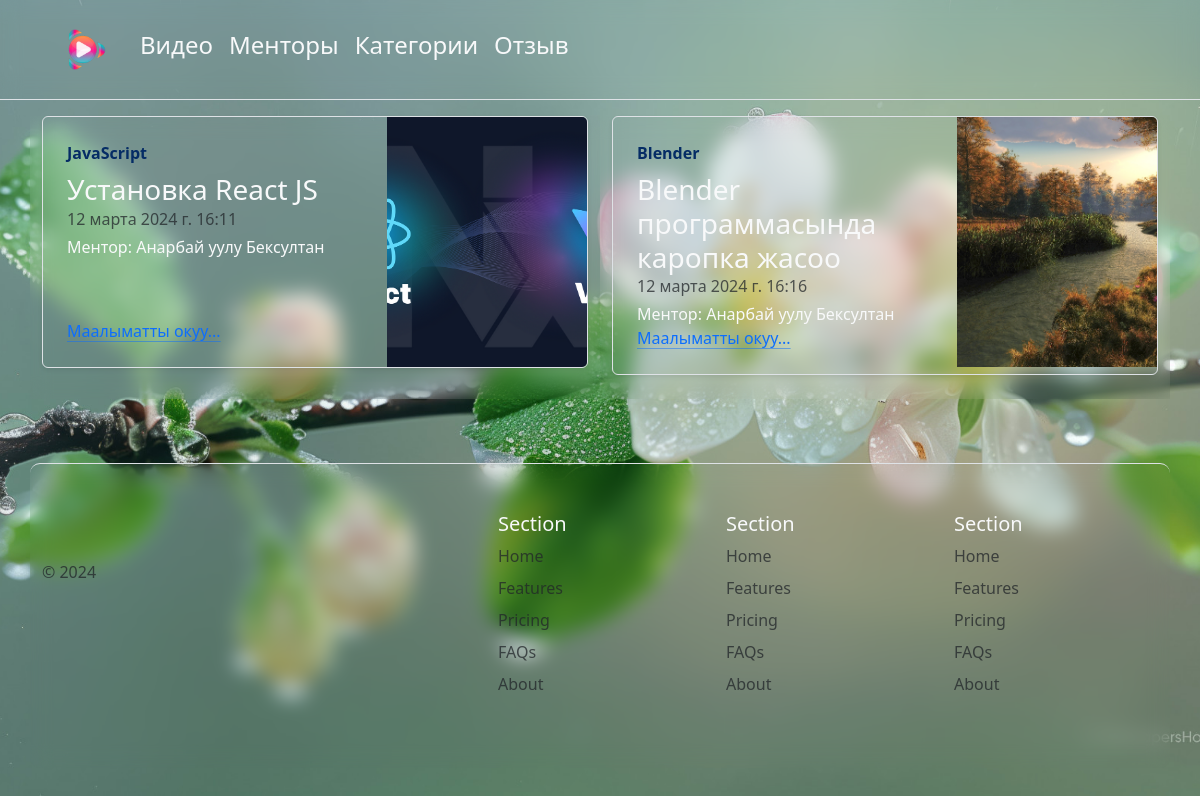
Page /old/mentors/2 on the committed database.
### app/models.py (models this page shows, shortened)
class Video(models.Model):
    type = models.ForeignKey("Type", on_delete=models.CASCADE)
    title = models.CharField(max_length=255)
    description = models.TextField()
    file = models.FileField(upload_to='./video/')
    user = models.ForeignKey('User', on_delete=models.CASCADE)
    img = models.ImageField(default=1)
    date = models.DateTimeField(auto_now_add=True)

class Type(models.Model):
    img = models.ImageField(default=1)
    name = models.CharField(max_length=255)
    def __str__(self):
        return str(self.name)

class User(models.Model):
    img = models.ImageField(default=1)
    username = models.CharField(max_length=255)
    role = models.CharField(max_length=255)
    def __str__(self):
        return str(self.username)

### app/views.py (the view)
# urls.py: path('mentors/<int:pk>', mentor_details, name='mentor-detail'),
def mentor_details(request,pk):
    videos = Video.objects.filter(user__id=pk)
    user = videos.all()
    return render(request, 'app/mentor/mentor.html', {'user': user, "videos": videos})

### app/templates/app/mentor/mentor.html (shortened to what this page needs)
{% extends 'app/base.html' %}
{% block content %}
    {% include 'app/include/header.html' %}
    <div class="container">
        <div class="row mb-2">
           {% for data in videos %}
                <div class="col-md-6 text-light"  style="backdrop-filter: blur(10px)">
                    <div class="row g-0 border rounded overflow-hidden flex-md-row mb-4 shadow-sm h-md-250 position-relative">
                        <div class="col p-4 d-flex flex-column position-static">
                            <strong class="d-inline-block mb-2 text-primary-emphasis">{{ data.type }}</strong>
                            <h3 class="mb-0">{{ data.title }}</h3>
                            <div class="mb-1 text-body-secondary">{{ data.date }}</div>
                            <p class="card-text mb-auto">Ментор: {{ data.user }}</p>
                            <a href="{% url 'video-detail' data.id %}"
                               class="icon-link gap-1 icon-link-hover stretched-link">
                                Маалыматты окуу...
                            </a>
                        </div>
                        <div class="col-auto d-none d-lg-block">
                            <img src="{{ data.img.url }}" class="bd-placeholder-img" width="200" height="250"  style="object-fit: cover">
                        </div>
                    </div>
                </div>
            {% endfor %}
            </div>
    </div>
    {% include 'app/include/footer.html' %}
{% endblock %}

### static/app/style.css (style rules this page uses)
body { background-image: url("/static/app/img/background3.jpeg"); background-position: center center; background-attachment: fixed; background-size: cover; }

### rows in the picture
Video: type "JavaScript", title "Установка React JS", date "12 марта 2024 г. 16:11", user "Анарбай уулу Бексултан", img (picture)
Video: type "Blender", title "Blender программасында каропка жасоо", date "12 марта 2024 г. 16:16", user "Анарбай уулу Бексултан", img (picture)
